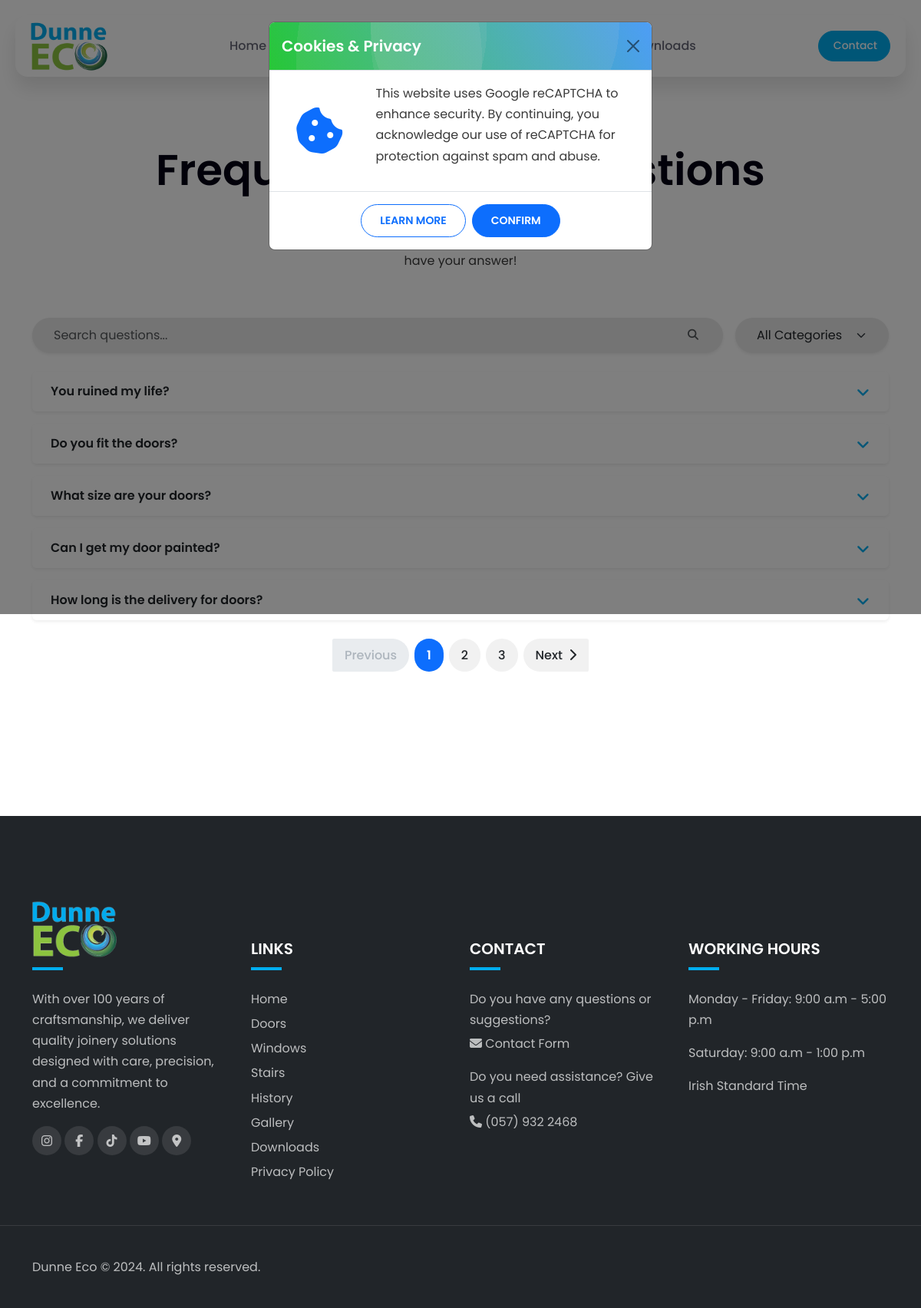
Screenshot of /faq/ with the database file from the repository.
### faq/models.py (models this page shows, shortened)
class FAQ(models.Model):
    category = models.ForeignKey(
            Category,
            on_delete=models.CASCADE,
            related_name='faqs'
        )
    question = models.CharField(max_length=255)
    answer = models.TextField()
    published = models.BooleanField(default=True)
    created_at = models.DateTimeField(auto_now_add=True)
    class Meta:
        ordering = ['-created_at']

### faq/views.py (the view)
# urls.py: path('', views.faq_list, name='faq_list'),
def faq_list(request):
    query = request.GET.get('q')
    selected_category = request.GET.get('category')
    faqs = FAQ.objects.filter(published=True)
    if selected_category:
        faqs = faqs.filter(category__slug=selected_category)
    if query and query.lower() != "none":
        faqs = faqs.filter(
            Q(question__icontains=query) | Q(answer__icontains=query)
        )
    else:
        query = ""  # clean up 'None' string from query param
    paginator = Paginator(faqs, 5)
    page_number = request.GET.get('page')
    page_obj = paginator.get_page(page_number)
    categories = Category.objects.all()
    context = {
        'page_obj': page_obj,
        'categories': categories,
        'selected_category': selected_category,
        'query': query,
    }
    return render(request, 'faq/faq_list.html', context)

### faq/models.py (called while the page is built)
    def get_absolute_url(self):
        return reverse('faq:category_detail', kwargs={'slug': self.slug})

### faq/templatetags/query_helpers.py (called while the page is built)
@register.simple_tag
def build_querystring(query=None, category=None):
    params = {}
    if query:
        params["q"] = query
    if category:
        params["category"] = category
    return "&" + urlencode(params) if params else ""

### faq/templates/faq/faq_list.html (shortened to what this page needs)
{% extends 'base.html' %}
{% load static %}
{% block extra_css %}
<link rel="stylesheet" href="{% static 'faq/css/faq.css' %}">
{% endblock %}
{% block content %}
<section id="faq-section" class="section-padding">
    <div class="container my-5">
        <div class="row">
            <div class="col-12 text-center">
                <div class="section-title">
                    <h1 id="faqHeading" class="display-4 fw-semibold">Frequently Asked Questions</h1>
                    <p class="section-subtitle">Something you would like to ask us? Maybe we might already have your answer!</p>
                </div>
            </div>
        </div>
        <form method="get" class="mb-4 d-flex flex-column flex-md-row align-items-md-center gap-3">
            <div class="px-3 py-1 rounded-pill flex-grow-1 d-flex align-items-center shadow-sm position-relative" style="min-height: 46px; background-color: #E8E8E8;">
                <input
                    id="faq-search-input"
                    type="text"
                    name="q"
                    class="form-control border-0 bg-transparent shadow-none"
                    style="padding-right: 68px;"
                    placeholder="Search questions..."
                    value="{{ request.GET.q|default_if_none:'' }}"
                    aria-label="Search FAQs"
                >
                <button class="btn border-0 bg-transparent position-absolute end-0 ps-0 me-2" type="submit">
                    <i class="fas fa-search text-muted"></i>
                </button>
            </div>
            <div class="px-3 py-1 rounded-pill flex-grow-0 d-flex align-items-center shadow-sm"
                style="min-height: 46px; min-width: 200px; background-color: #E8E8E8;">
                <select id="category-dropdown" class="form-select border-0 bg-transparent shadow-none"
                    aria-label="Filter by category">
                    <option value="{% url 'faq:faq_list' %}" {% if not category %}selected{% endif %}>
                        All Categories
                    </option>
                </select>
            </div>
        </form>
        <div class="accordion custom-accordion" id="faqAccordion" aria-labelledby="faqHeading">
            {% for faq in page_obj %}
            <div class="accordion-item border-0 mb-3 shadow-sm rounded overflow-hidden">
                <h2 class="accordion-header" id="heading{{ forloop.counter }}">
                    <button class="accordion-button collapsed text-dark bg-white fw-semibold px-4 py-3"
                            type="button"
                            data-bs-toggle="collapse"
                            data-bs-target="#collapse{{ forloop.counter }}"
                            aria-expanded="false"
                            aria-controls="collapse{{ forloop.counter }}">
                        {{ faq.question }}
                    </button>
                </h2>
            </div>
            {% endfor %}
        </div>
        <nav aria-label="FAQ pagination">
            <ul class="pagination justify-content-center mt-4">
                {% with base_query="" %}
                    {% if page_obj.has_previous %}
                        <li class="page-item">
                            <a class="page-link" href="?page={{ page_obj.previous_page_number }}{{ base_query }}">
                                <i class="fas fa-chevron-left me-1"></i> Previous
                            </a>
                        </li>
                    {% else %}
                        <li class="page-item disabled"><span class="page-link">Previous</span></li>
                    {% endif %}
                    {% for num in page_obj.paginator.page_range %}
                        {% if num >= page_obj.number|add:"-1" and num <= page_obj.number|add:"1" %}
                            <li class="page-item {% if page_obj.number == num %}active{% endif %}">
                                <a class="page-link" href="?page={{ num }}{{ base_query }}">{{ num }}</a>
                            </li>
                        {% elif num == 1 or num == page_obj.paginator.num_pages %}
                            <li class="page-item d-none d-sm-inline {% if page_obj.number == num %}active{% endif %}">
                                <a class="page-link" href="?page={{ num }}{{ base_query }}">{{ num }}</a>
                            </li>
                        {% elif num == page_obj.number|add:"-2" or num == page_obj.number|add:"2" %}
                            <li class="page-item disabled d-none d-md-inline"><span class="page-link">…</span></li>
                        {% endif %}
                    {% endfor %}
                    {% if page_obj.has_next %}
                        <li class="page-item">
                            <a class="page-link" href="?page={{ page_obj.next_page_number }}{{ base_query }}">
                                Next <i class="fas fa-chevron-right ms-1"></i>
                            </a>
                        </li>
                    {% else %}
                        <li class="page-item disabled"><span class="page-link">Next</span></li>
                    {% endif %}
                {% endwith %}
            </ul>
        </nav>
    </div>
</section>
{% endblock %}

### static/css/base.css (style rules this page uses)
:root { --text: #3A3A3A; --background: #FFF; --primary: #00adef; --primary-rgb: 0, 173, 239; --secondary: #3A87C7; --accent: #04E824; --font-base: 'Poppins', sans-serif; --box-shadow: 0px 15px 25px rgba(0,0,0,0.1); --transition: all 0.5s ease; --circle-gradient-background: radial-gradient(circle at 21% 15%, hsla(210,0%,82%,0.1) 0%, hsla(210,0%,82%,0.1) 45%,transparent 45%, transparent 83%,transparent 83%, transparent 100%),radial-gradient(circle at 84% 23%, hsla(210,0%,82%,0.1) 0%, hsla(210,0%,82%,0.1) 68%,transparent 68%, transparent 93%,transparent 93%, transparent 100%),radial-gradient(circle at 7% 76%, hsla(210,0%,82%,0.1) 0%, hsla(210,0%,82%,0.1) 52%,transparent 52%, transparent 75%,transparent 75%, transparent 100%),radial-gradient(circle at 59% 77%, hsla(210,0%,82%,0.1) 0%, hsla(210,0%,82%,0.1) 87%,transparent 87%, transparent 93%,transparent 93%, transparent 100%),radial-gradient(circle at 59% 5%, hsla(210,0%,82%,0.1) 0%, hsla(210,0%,82%,0.1) 54%,transparent 54%, transparent 56%,transparent 56%, transparent 100%),linear-gradient(60deg, rgb(0,197,19),rgb(47,145,255)); }
* { margin: 0; padding: 0; }
body { font-family: var(--font-base); line-height: 1.7; background-color: var(--background); color: var(--text); }
h1, h2, h3, h4, h5, h6, .h1, .h2, .h3, .h4, .h5, .h6 { font-weight: 600; color: #050315; }
a { text-decoration: none; }
.section-padding { padding-top: 140px; padding-bottom: 140px; }
.btn { font-weight: 600; font-size: 14px; text-transform: uppercase; border-radius: 50px; padding: 10px 24px; }
.section-title { margin-bottom: 60px; }
.section-title p { max-width: 500px; margin-left: auto; margin-right: auto; }

### faq/static/faq/css/faq.css (style rules this page uses)
.custom-accordion .accordion-button { --bs-accordion-btn-icon: none; --bs-accordion-btn-active-icon: none; background-image: none !important; box-shadow: none !important; outline: none !important; }
.custom-accordion .accordion-button::after { content: "\f107"; font-family: "Font Awesome 5 Free"; font-weight: 600; margin-left: auto; color: var(--primary); display: inline-block; font-size: 1.2rem; width: 1em; text-align: center; transition: transform 0.3s ease; }
.custom-accordion .accordion-item { border-radius: 8px; overflow: hidden; border: none; }
.pagination .page-item { margin: 0 4px; }
.pagination .page-link { border: none; border-radius: 50px; padding: 0.5rem 1rem; color: var(--bs-dark); background-color: #f1f1f1; transition: all 0.3s ease; font-weight: 500; }
.pagination .page-item.active .page-link { background-color: var(--bs-primary); color: #fff; font-weight: 600; }
.pagination .page-item.disabled .page-link { background-color: #e9ecef; color: #adb5bd; cursor: not-allowed; }

### rows the page displays
FAQ: question "You ruined my life?"
FAQ: question "Do you fit the doors?"
FAQ: question "What size are your doors?"
FAQ: question "Can I get my door painted?"
FAQ: question "How long is the delivery for doors?"

### other values shown
{{ num }} "1" "2"
{{ num }} "3"
